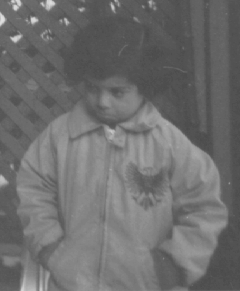
%> input picture 03. Labs/Lab 1/pout.tif, 240 x 291 px
$ octave lab1script.m   (GNU Octave 9; MATLAB toolbox functions it lacks are replaced by stand-ins)
%> lines starting %> are read from the running program, lines starting %| are printed output that depends on the picture
% lab1script

% use the 'imread' command to read in an image
pout= imread('pout.tif');
%> pout is the input picture: size 291x240 uint8; min 74, max 224, mean 110.3

% If the image is black and white, this will create a two dimensional array
% of all of the image's pixel values.

% Note: when an image is read in to Matlab, it is of datatype uint8 (i.e.
% unsigned 8 bit integer)

% use the size command to find the dimensions of the image
[poutRows,poutCols]= size(pout)
%> poutRows = 291; poutCols = 240

pause
%%%%%%%%%%%%%%%%%%%%


% use the 'imshow' command to display the image
figure
imshow(pout)

pause
%%%%%%%%%%%%%%%%%%%%

% Note: In order to use the imshow command, the image to display must be of
% datatype 'uint8'.  This command will display an all black or white image
% if the image is another datatype such as 'double'.  If you use any Matlab
% tools to process an image, it is likely that the output will be a
% 'double' instead of a 'unit8'.

% use the 'double()' command to cast a variable to data type 'double'
% use the 'uint8()' command to cast a variable to data type 'uint8'
% use the 'class' command to determine the data type of a variable

poutDouble= double(pout);
figure
imshow(poutDouble)

class(poutDouble)
%> ans = 'double'
pause

imshow(uint8(poutDouble))
pause
%%%%%%%%%%%%%%%%%%%%


% if you have too many image windows open, you can use the 'close all'
% command to close all open Matlab figures

close all
pause
%%%%%%%%%%%%%%%%%%%%


% To examine a grayscale image's pixel value histogram, use the imhist
% command.

% Note: For imhist to work, the image must be of data type 'uint8'

imhist(pout)
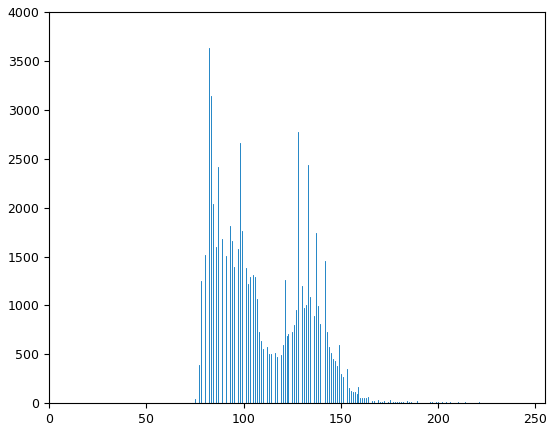
%> figure redrawn from the program's plot data; highest point at x = 82, y = 3628

pause

% you can also use the 'imhist' command to return the histogram bin
% locations and values

[hval,pixval]= imhist(pout);
%> hval = 256 values, max 3628 at index 83, min 0 at index 1, mean 272.8; pixval = 256 values from 0 to 255

% you can then create a bar graph using these values (or use them for image
% analysis/processing)

figure
bar(pixval,hval)
%> figure, not shown here; tallest bar 3628 high, from x = 81.6 to 82.4

pause
close all
%%%%%%%%%%%%%%%%%%%%


% Use the 'histeq' command to perform histogram equalization on an image
poutHisEq= histeq(pout);

figure
imshow(poutHisEq)
pause

figure
imhist(poutHisEq)
%> figure, not shown here; highest point at x = 20, y = 3628
pause

% When performing histogram equalization, the 'histeq' command uses 64
% histogram bins by default.  However, you can specify the number of
% histogram bins that the function uses as follows:
poutHisEq2= histeq(pout,256);

figure
imshow(poutHisEq2)
pause

figure
imhist(poutHisEq2)
%> figure, not shown here; highest point at x = 24, y = 3628
pause
close all
%%%%%%%%%%%%%%%%%%%%


% read in a new image
peppers= imread('peppers.tif');
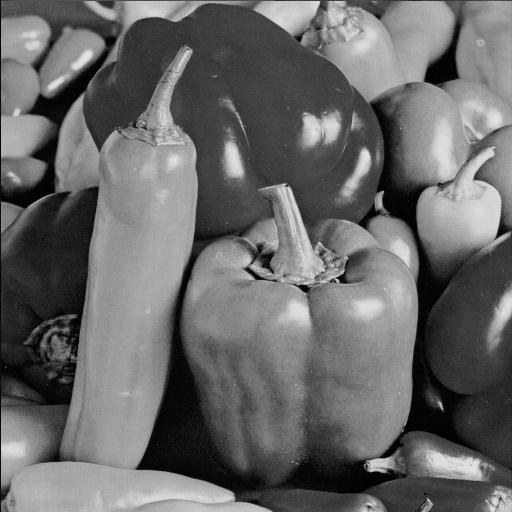
%> input picture 03. Labs/Lab 1/peppers.tif, 512 x 512 px
%> peppers is the input picture: size 512x512 uint8; min 0, max 230, mean 104.2

figure
imshow(peppers)
pause

% To filter an image, use the 'filter2' command.

avgMask5= ones(5)/25; % create a 5x5 averaging filter

peppersAvg5= filter2(avgMask5,peppers);

% Note: The first argument should be the filter and the second argument
% should be the image.  Additionally, this command will return an output of
% type 'double'.  The image must be cast to a 'uint8' before it can be
% displayed.

figure
imshow(uint8(peppersAvg5))
pause
close all
%%%%%%%%%%%%%%%%%%%%


% To add noise to an image, use the 'rand' function to generate uniformly
% distributed noise or the 'randn' function to generate Gaussian
% distributed noise

noisevar= 128;
peppersnoise= uint8( double(peppers) + sqrt(noisevar)*randn(512,512));

% display original peppers image
figure
imshow(peppers)
pause

% display noisy peppers image
figure
imshow(peppersnoise)
pause

% use a 3x3 averaging filter to densoise the image
avgMask3= ones(3)/9;
peppersAvg3= filter2(avgMask3,peppersnoise);
figure
imshow(uint8(peppersAvg3))
pause

% use ta 3x3 median filter to denoise the image
peppersMed3= medfilt2(peppersnoise,[3 3]);
figure
imshow(peppersMed3)
pause
close all
%%%%%%%%%%%%%%%%%%%%


% Sobel filter for row direction
SobelX= [
1 0 -1
2 0 -2
1 0 -1 ];

% Sobel filter for column directon
SobelY= SobelX.';

% calculate the gradient in each cardinal direction
Gx= filter2(SobelX,peppers); % x-direction
Gy= filter2(SobelY,peppers); % y-direction

% calculate the magnitude of the gradient
gradMag= (Gx.^2 + Gy.^2).^.5;

% show the magnitude of the image's gradient
figure
imshow(uint8(gradMag))
pause

% calculate an edge map of the image by comparing the magnitude of the
% gradient to a threshold
threshold= 128;
edgemap= gradMag > threshold;
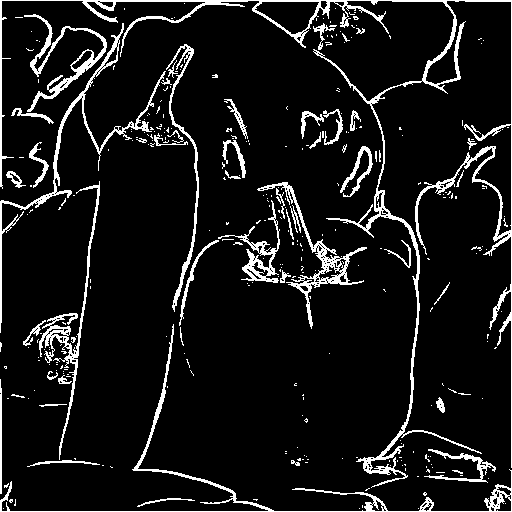
%> edgemap: size 512x512 logical; 9% white in thin lines or dots

figure
imshow(edgemap)

pause
close all
%%%%%%%%%%%%%%%%%%%%


% read in a color image
baboon= imread('baboon_color.tiff');
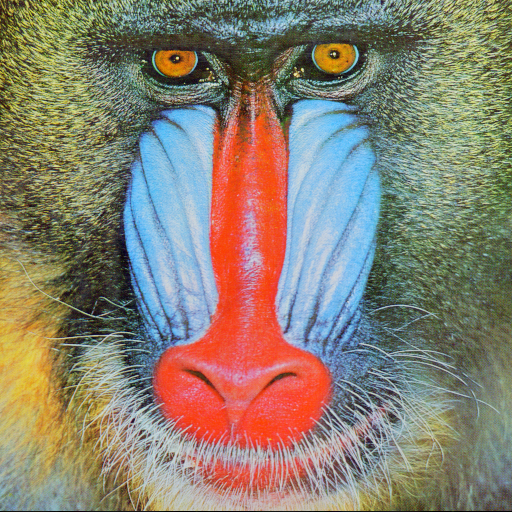
%> input picture 03. Labs/Lab 1/baboon_color.tiff, 512 x 512 px
%> baboon is the input picture: size 512x512x3 uint8; mean R, G, B 137.4, 128.9, 113.1

% use the size command to find the dimensions of the image
[babRows,babCols,babColors]= size(baboon)
%> babRows = 512; babCols = 512; babColors = 3

% display the color image
figure
imshow(baboon);
pause

% get each color layer of the image
baboonRed= baboon(:,:,1); % red color layer
baboonGreen= baboon(:,:,2); % green color layer
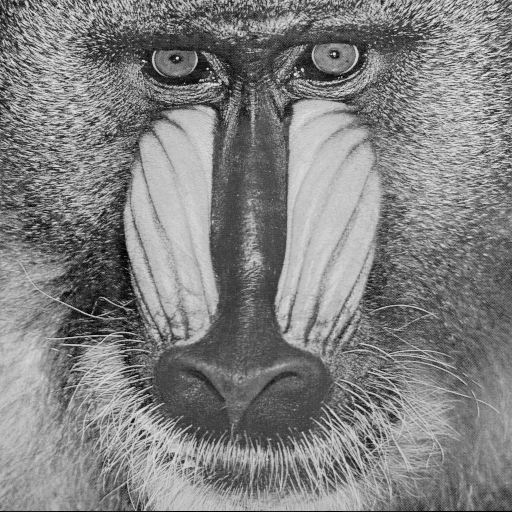
%> baboonGreen: size 512x512 uint8; min 0, max 236, mean 128.9
baboonBlue= baboon(:,:,3); % blue color layer
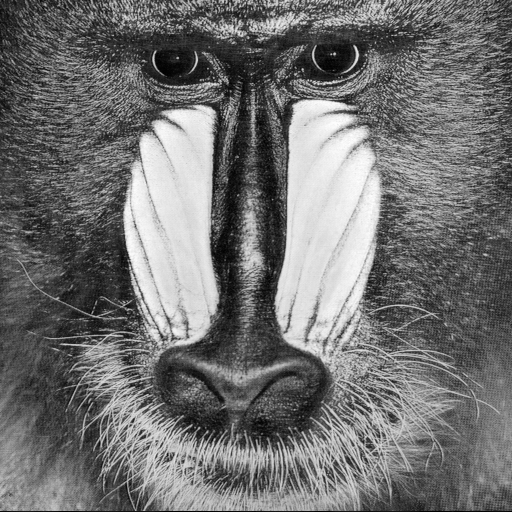
%> baboonBlue: size 512x512 uint8; min 0, max 255, mean 113.1

% display each color layer
figure
imshow(baboonRed)
pause

figure
imshow(baboonGreen)
pause

figure
imshow(baboonBlue)
pause
close all

% convert the image to the Y Cb Cr color space (Y is luminance, Cb and Cr
% are chrominance)
baboonYCbCr= rgb2ycbcr(baboon);
%> baboonYCbCr: size 512x512x3 uint8; mean of channels 1, 2, 3 127.3, 119.8, 132.9

% display the luminance color layer of baboon image
figure
imshow(baboonYCbCr(:,:,1))
pause

% display the chrominance color layers of the baboon image
figure
imshow(baboonYCbCr(:,:,2))
pause

figure
imshow(baboonYCbCr(:,:,3))
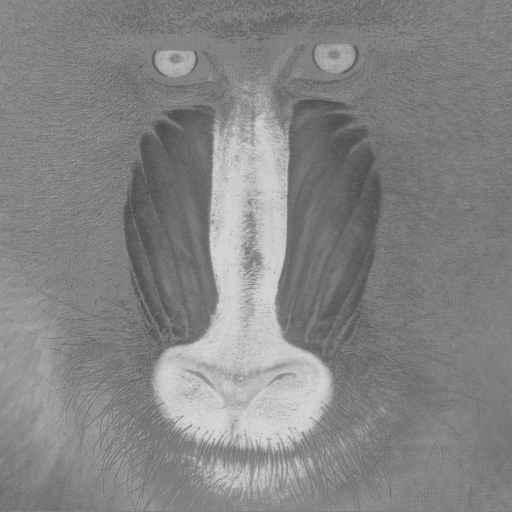
%> displayed picture: size 512x512, on the screen's scale of 0 to 255; min 68, max 218, mean 132.9
